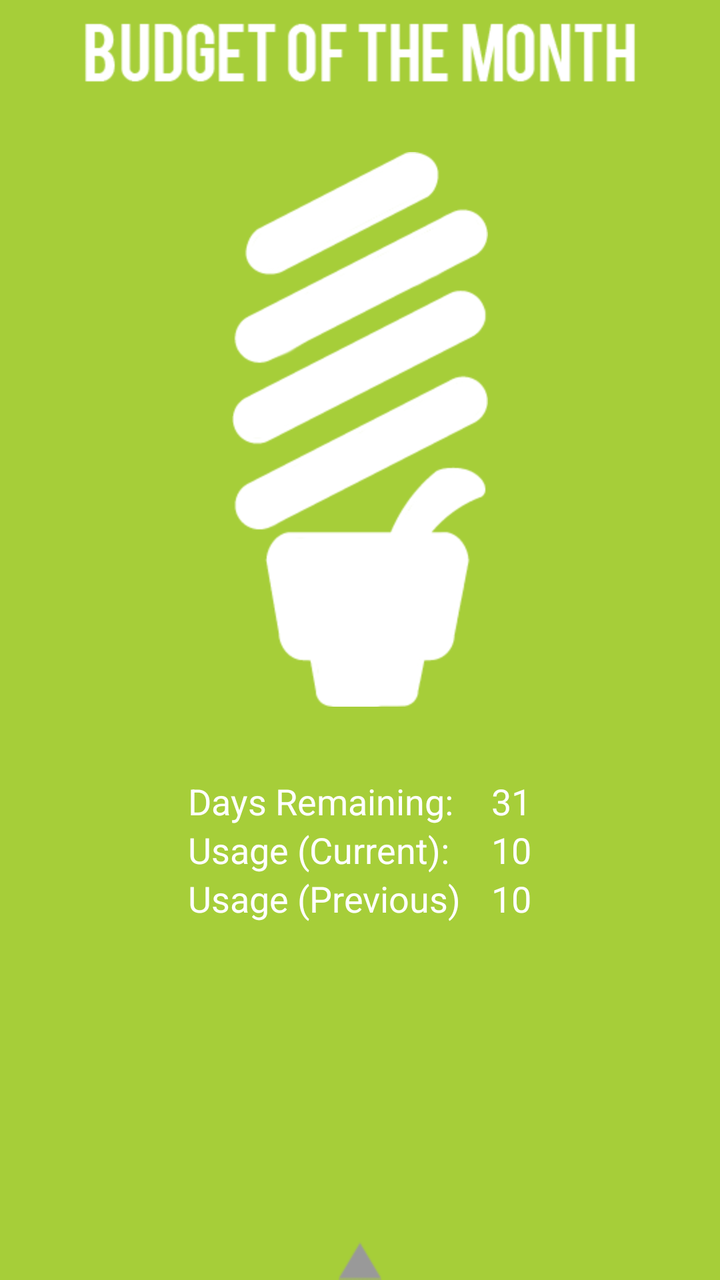
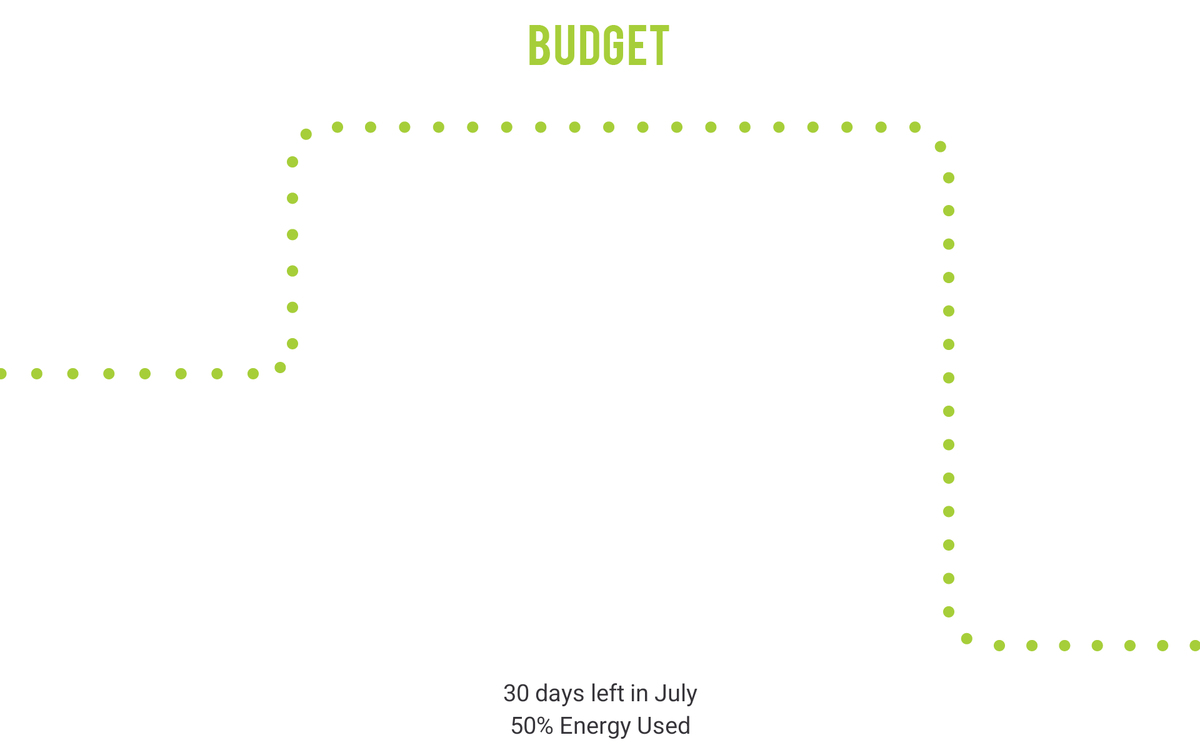

Compare how this app lays out the same screen by default and in its alternative resource folder. The renders come first, then the two layout files and the values they reference.
<!-- AndroidManifest.xml: application theme android:Theme.Black.NoTitleBar -->
<!-- res/layout/budget.xml -->
<?xml version="1.0" encoding="utf-8"?>

<RelativeLayout xmlns:android="http://schemas.android.com/apk/res/android"
    android:layout_width="fill_parent"
    android:layout_height="fill_parent"
    android:background="@drawable/app_background_hdpi" >

    <ImageView
        android:id="@+id/imageView1"
        android:layout_width="wrap_content"
        android:layout_height="wrap_content"
        android:layout_alignParentTop="true"
        android:layout_centerHorizontal="true"
        android:padding="10dp"
        android:src="@drawable/budget_text_hdpi" />

    <FrameLayout
        android:id="@+id/frmMenuBar"
        android:layout_width="fill_parent"
        android:layout_height="100dp"
        android:layout_alignParentBottom="true"
        android:layout_alignParentLeft="true" >

        <SlidingDrawer
            android:id="@+id/sdMenuBar"
            android:layout_width="fill_parent"
            android:layout_height="fill_parent"
            android:content="@+id/content"
            android:handle="@+id/handle"
            android:topOffset="0dp" >

            <Button
                android:id="@+id/handle"
                android:layout_width="wrap_content"
                android:layout_height="wrap_content"
                android:background="@drawable/slider_handle_hdpi" />

            <LinearLayout
                android:id="@+id/content"
                android:layout_width="fill_parent"
                android:layout_height="fill_parent"
                android:background="@drawable/slider_bg_hdpi" >

                <TableLayout
                    android:id="@+id/tblMenuBar"
                    android:layout_width="wrap_content"
                    android:layout_height="wrap_content"
                    android:layout_gravity="fill"
                    android:stretchColumns="*" >

                    <TableRow
                        android:id="@+id/trMenuBar"
                        android:layout_width="wrap_content"
                        android:layout_height="fill_parent" >

                        <ImageButton
                            android:id="@+id/btnHome"
                            android:layout_width="wrap_content"
                            android:layout_height="fill_parent"
                            android:background="@drawable/app_button_bg_xparent"
                            android:src="@drawable/app_button_home" />

                        <ImageButton
                            android:id="@+id/btnBudget"
                            android:layout_width="wrap_content"
                            android:layout_height="fill_parent"
                            android:background="@drawable/app_button_bg_xparent"
                            android:src="@drawable/app_button_budget" />

                        <ImageButton
                            android:id="@+id/btnChart"
                            android:layout_width="wrap_content"
                            android:layout_height="fill_parent"
                            android:background="@drawable/app_button_bg_xparent"
                            android:src="@drawable/app_button_chart" />

                        <ImageButton
                            android:id="@+id/btnSettings"
                            android:layout_width="wrap_content"
                            android:layout_height="fill_parent"
                            android:background="@drawable/app_button_bg_xparent"
                            android:src="@drawable/app_button_settings" />

                        <ImageButton
                            android:id="@+id/btnWeb"
                            android:layout_width="wrap_content"
                            android:layout_height="fill_parent"
                            android:background="@drawable/app_button_bg_xparent"
                            android:src="@drawable/app_button_web" />
                    </TableRow>
                </TableLayout>
            </LinearLayout>
        </SlidingDrawer>
    </FrameLayout>

    <ImageView
        android:id="@+id/imMeter"
        android:layout_width="wrap_content"
        android:layout_height="wrap_content"
        android:layout_below="@+id/imageView1"
        android:layout_centerHorizontal="true"
        android:layout_margin="20dp"
        android:src="@drawable/budget_meter_5_hdpi" />

    <LinearLayout
        android:id="@+id/llTxtParentContainer"
        android:layout_width="wrap_content"
        android:layout_height="wrap_content"
        android:layout_below="@+id/imMeter"
        android:layout_centerHorizontal="true"
        android:layout_margin="15dp" >

        <LinearLayout
            android:id="@+id/llTxtStatic"
            android:layout_width="wrap_content"
            android:layout_height="wrap_content"
            android:orientation="vertical" >

            <TextView
                android:id="@+id/textView1"
                android:layout_width="wrap_content"
                android:layout_height="wrap_content"
                android:layout_alignLeft="@+id/imageView1"
                android:layout_below="@+id/imMeter"
                android:text="Days Remaining:"
                android:textAppearance="?android:attr/textAppearanceMedium" />

            <TextView
                android:id="@+id/textView2"
                android:layout_width="wrap_content"
                android:layout_height="wrap_content"
                android:layout_alignLeft="@+id/textView1"
                android:layout_below="@+id/textView1"
                android:text="Usage (Current):"
                android:textAppearance="?android:attr/textAppearanceMedium" />

            <TextView
                android:id="@+id/textView3"
                android:layout_width="wrap_content"
                android:layout_height="wrap_content"
                android:layout_alignLeft="@+id/textView2"
                android:layout_below="@+id/textView2"
                android:text="Usage (Previous)"
                android:textAppearance="?android:attr/textAppearanceMedium" />
        </LinearLayout>

        <LinearLayout
            android:id="@+id/llTxtDynamic"
            android:layout_width="wrap_content"
            android:layout_height="wrap_content"
            android:layout_marginLeft="15dp"
            android:orientation="vertical" >

            <TextView
                android:id="@+id/txtDaysRemaining"
                android:layout_width="wrap_content"
                android:layout_height="wrap_content"
                android:layout_below="@+id/imMeter"
                android:layout_marginLeft="0dp"
                android:layout_toRightOf="@+id/textView3"
                android:text="31"
                android:textAppearance="?android:attr/textAppearanceMedium" />

            <TextView
                android:id="@+id/txtUsageCurrent"
                android:layout_width="wrap_content"
                android:layout_height="wrap_content"
                android:layout_above="@+id/textView3"
                android:layout_alignLeft="@+id/txtDaysRemaining"
                android:text="10"
                android:textAppearance="?android:attr/textAppearanceMedium" />

            <TextView
                android:id="@+id/txtUsagePrevious"
                android:layout_width="wrap_content"
                android:layout_height="wrap_content"
                android:layout_alignBaseline="@+id/textView3"
                android:layout_alignBottom="@+id/textView3"
                android:layout_alignLeft="@+id/txtUsageCurrent"
                android:text="10"
                android:textAppearance="?android:attr/textAppearanceMedium" />
        </LinearLayout>
    </LinearLayout>

</RelativeLayout>
<!-- resources referenced by this layout -->
<resources>
  <!-- drawable app_background_hdpi: png bitmap (drawable-hdpi, 1844 bytes) -->
  <!-- drawable app_button_budget: png bitmap (drawable-hdpi, 2007 bytes) -->
  <!-- drawable app_button_chart: png bitmap (drawable-hdpi, 909 bytes) -->
  <!-- drawable app_button_home: png bitmap (drawable-hdpi, 1481 bytes) -->
  <!-- drawable app_button_settings: png bitmap (drawable-hdpi, 1921 bytes) -->
  <!-- drawable app_button_web: png bitmap (drawable-hdpi, 2898 bytes) -->
  <!-- drawable budget_meter_5_hdpi: png bitmap (drawable-hdpi, 8322 bytes) -->
  <!-- drawable budget_text_hdpi: png bitmap (drawable-hdpi, 2125 bytes) -->
  <!-- drawable slider_bg_hdpi: png bitmap (drawable-hdpi, 1234 bytes) -->
  <!-- drawable slider_handle_hdpi: png bitmap (drawable-hdpi, 262 bytes) -->
</resources>
<!-- res/layout-xlarge-land/budget.xml (the repository's variant of the layout above) -->
<!-- drawn on a large tablet held sideways -->
<?xml version="1.0" encoding="utf-8"?>

<RelativeLayout xmlns:android="http://schemas.android.com/apk/res/android"
    android:layout_width="fill_parent"
    android:layout_height="fill_parent"
    android:background="@drawable/budget_xlarge_h" >

    <LinearLayout
        android:id="@+id/llTxtParentContainer"
        android:layout_width="fill_parent"
        android:layout_height="wrap_content"
        android:layout_alignParentBottom="true"
        android:layout_alignParentRight="true"
        android:layout_margin="10dp"
        android:gravity="center_horizontal" >

        <LinearLayout
            android:id="@+id/llTxtStatic"
            android:layout_width="fill_parent"
            android:layout_height="wrap_content"
            android:gravity="center|center_horizontal"
            android:orientation="vertical" >

            <TextView
                android:id="@+id/txtDaysRemaining"
                android:layout_width="fill_parent"
                android:layout_height="wrap_content"
                android:layout_marginLeft="0dp"
                android:gravity="center_horizontal"
                android:text="30 days left in July"
                android:textAppearance="?android:attr/textAppearanceMedium"
                android:textColor="@color/col_main"
                android:textSize="25sp" />

            <TextView
                android:id="@+id/txtPercentEnergyUsed"
                android:layout_width="fill_parent"
                android:layout_height="wrap_content"
                android:layout_gravity="center_horizontal"
                android:gravity="center_horizontal"
                android:text="50% Energy Used"
                android:textAppearance="?android:attr/textAppearanceMedium"
                android:textColor="@color/col_main"
                android:textSize="25sp" />

        </LinearLayout>
    </LinearLayout>

    <ImageView
        android:id="@+id/imMeter"
        android:layout_width="wrap_content"
        android:layout_height="wrap_content"
        android:layout_above="@+id/llTxtParentContainer"
        android:layout_centerHorizontal="true"
        android:layout_margin="20dp"
        android:adjustViewBounds="true"
        android:maxHeight="600dp"
        android:scaleType="fitCenter"
        android:src="@drawable/budget_meter_5_hdpi" />

</RelativeLayout>
<!-- resources referenced by the variant -->
<!-- as a large tablet held sideways resolves them -->
<resources>
  <color name="col_main">#363439</color>
  <!-- drawable budget_meter_5_hdpi: png bitmap (drawable-hdpi, 8322 bytes) -->
  <!-- drawable budget_xlarge_h: png bitmap (drawable-hdpi, 21626 bytes) -->
</resources>
